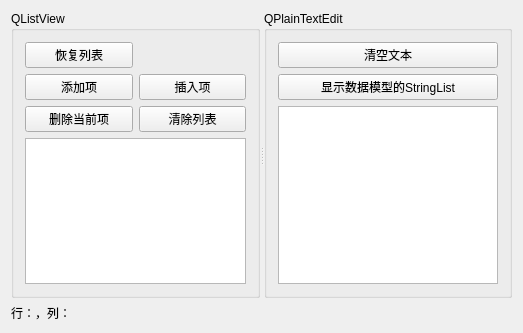
<?xml version="1.0" encoding="UTF-8"?>
<ui version="4.0">
 <class>Widget</class>
 <widget class="QWidget" name="Widget">
  <property name="geometry">
   <rect>
    <x>0</x>
    <y>0</y>
    <width>523</width>
    <height>333</height>
   </rect>
  </property>
  <property name="windowTitle">
   <string>Widget</string>
  </property>
  <layout class="QGridLayout" name="gridLayout_4">
   <item row="0" column="0">
    <widget class="QSplitter" name="splitter">
     <property name="orientation">
      <enum>Qt::Horizontal</enum>
     </property>
     <widget class="QGroupBox" name="groupBox">
      <property name="title">
       <string>QListView</string>
      </property>
      <layout class="QGridLayout" name="gridLayout_2">
       <item row="0" column="0">
        <layout class="QGridLayout" name="gridLayout">
         <item row="0" column="0">
          <widget class="QPushButton" name="btnIniList">
           <property name="text">
            <string>恢复列表</string>
           </property>
          </widget>
         </item>
         <item row="1" column="0">
          <widget class="QPushButton" name="btnListAppend">
           <property name="text">
            <string>添加项</string>
           </property>
          </widget>
         </item>
         <item row="1" column="1">
          <widget class="QPushButton" name="btnListInsert">
           <property name="text">
            <string>插入项</string>
           </property>
          </widget>
         </item>
         <item row="2" column="0">
          <widget class="QPushButton" name="btnListDelete">
           <property name="text">
            <string>删除当前项</string>
           </property>
          </widget>
         </item>
         <item row="2" column="1">
          <widget class="QPushButton" name="btnListClear">
           <property name="text">
            <string>清除列表</string>
           </property>
          </widget>
         </item>
        </layout>
       </item>
       <item row="1" column="0">
        <widget class="QListView" name="listView"/>
       </item>
      </layout>
     </widget>
     <widget class="QGroupBox" name="groupBox_2">
      <property name="title">
       <string>QPlainTextEdit</string>
      </property>
      <layout class="QGridLayout" name="gridLayout_3">
       <item row="0" column="0">
        <widget class="QPushButton" name="btnTextClear">
         <property name="text">
          <string>清空文本</string>
         </property>
        </widget>
       </item>
       <item row="1" column="0">
        <widget class="QPushButton" name="btnTextImport">
         <property name="text">
          <string>显示数据模型的StringList</string>
         </property>
        </widget>
       </item>
       <item row="2" column="0">
        <widget class="QPlainTextEdit" name="plainTextEdit"/>
       </item>
      </layout>
     </widget>
    </widget>
   </item>
   <item row="1" column="0">
    <widget class="QLabel" name="label">
     <property name="maximumSize">
      <size>
       <width>16777215</width>
       <height>30</height>
      </size>
     </property>
     <property name="text">
      <string>行：，列：</string>
     </property>
    </widget>
   </item>
  </layout>
 </widget>
 <layoutdefault spacing="6" margin="11"/>
 <resources/>
 <connections/>
</ui>
